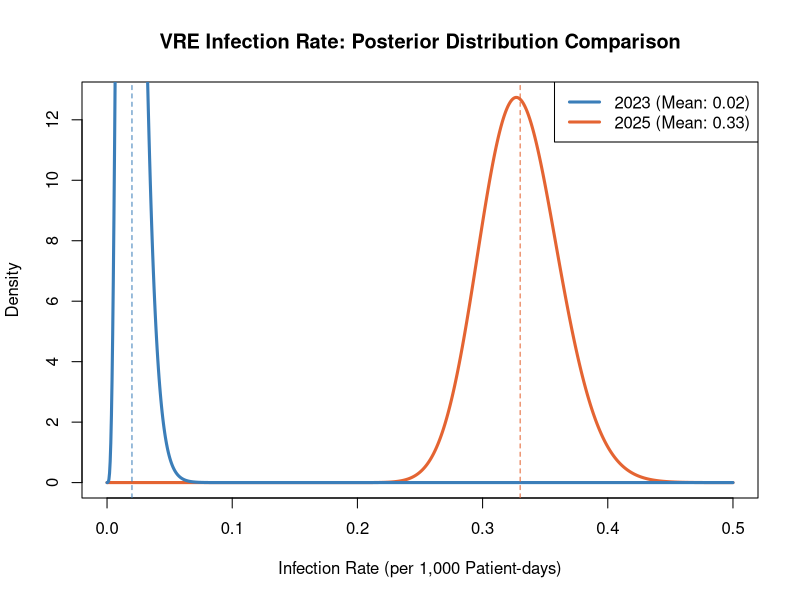

Generate this figure with R:
# =========================================================================
# A병원 VRE(Vancomycin-Resistant Enterococci) 감염 추세 분석
# 분석 모델: Poisson-Gamma Conjugate Model & Monte Carlo Simulation
# =========================================================================

# 1. 데이터 입력 (보정된 수치 사용)
# n: 총 재원일수 / 1000 (단위 노출량)
# y: 실제 발생 건수 (Rate * n)
n_2023 <- 261.2; y_2023 <- 5.2   # 2023년 데이터
n_2025 <- 334.0; y_2025 <- 110.2 # 2025년 데이터

# 2. 베이지안 사후분포 도출 (Conjugate Prior: Gamma Distribution)
# 무정보적 사전분포(Non-informative Prior) Gamma(0.001, 0.001) 가정
# Posterior ~ Gamma(alpha + y, beta + n)
alpha_prior <- 0.001
beta_prior <- 0.001

# 사후분포 파라미터 계산
post_shape_23 <- alpha_prior + y_2023
post_rate_23  <- beta_prior + n_2023

post_shape_25 <- alpha_prior + y_2025
post_rate_25  <- beta_prior + n_2025

# 3. 몬테카를로 시뮬레이션 (Monte Carlo Simulation)
# 사후분포에서 각각 100,000개의 샘플을 추출하여 비교
set.seed(42) # 재현성을 위한 시드 설정
samples_2023 <- rgamma(100000, shape = post_shape_23, rate = post_rate_23)
samples_2025 <- rgamma(100000, shape = post_shape_25, rate = post_rate_25)

# 2025년 발생률이 2023년보다 높을 확률 계산
prob_increase <- mean(samples_2025 > samples_2023)

# 4. 결과 시각화
x_range <- seq(0, 0.5, length.out = 1000)
dist_2023 <- dgamma(x_range, shape = post_shape_23, rate = post_rate_23)
dist_2025 <- dgamma(x_range, shape = post_shape_25, rate = post_rate_25)

plot(x_range, dist_2025, type = "l", col = "#E46432", lwd = 3,
     main = "VRE Infection Rate: Posterior Distribution Comparison",
     xlab = "Infection Rate (per 1,000 Patient-days)",
     ylab = "Density", xlim = c(0, 0.5))
lines(x_range, dist_2023, col = "#3B7EB9", lwd = 3)
abline(v = mean(samples_2023), col = "#3B7EB9", lty = 2)
abline(v = mean(samples_2025), col = "#E46432", lty = 2)
legend("topright", 
       legend = c(paste0("2023 (Mean: ", round(mean(samples_2023), 3), ")"),
                  paste0("2025 (Mean: ", round(mean(samples_2025), 3), ")")),
       col = c("#3B7EB9", "#E46432"), lwd = 3)

# 5. 수치 결과 출력
cat("--- 분석 결과 ---\n")
cat("2023년 95% 신용구간:", quantile(samples_2023, c(0.025, 0.975)), "\n")
cat("2025년 95% 신용구간:", quantile(samples_2025, c(0.025, 0.975)), "\n")
cat("2025년 발생률이 더 높을 사후 확률:", prob_increase * 100, "%\n")
